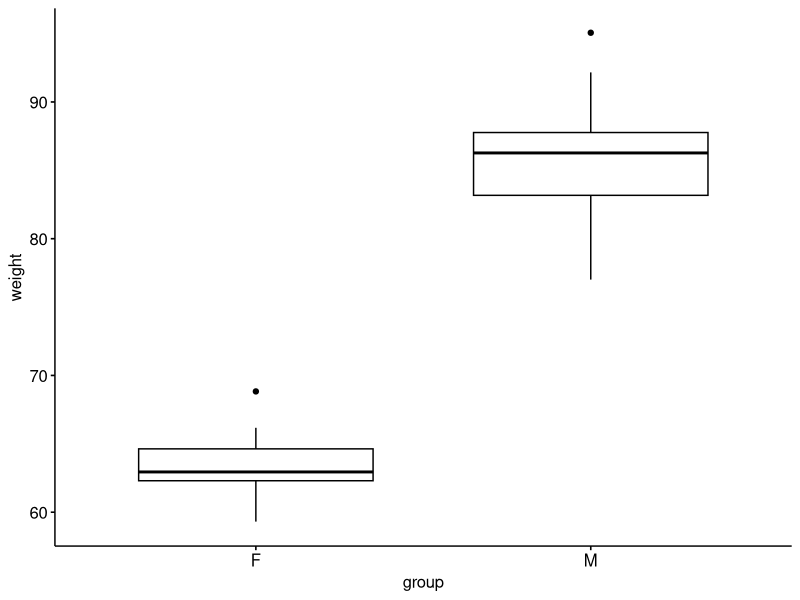
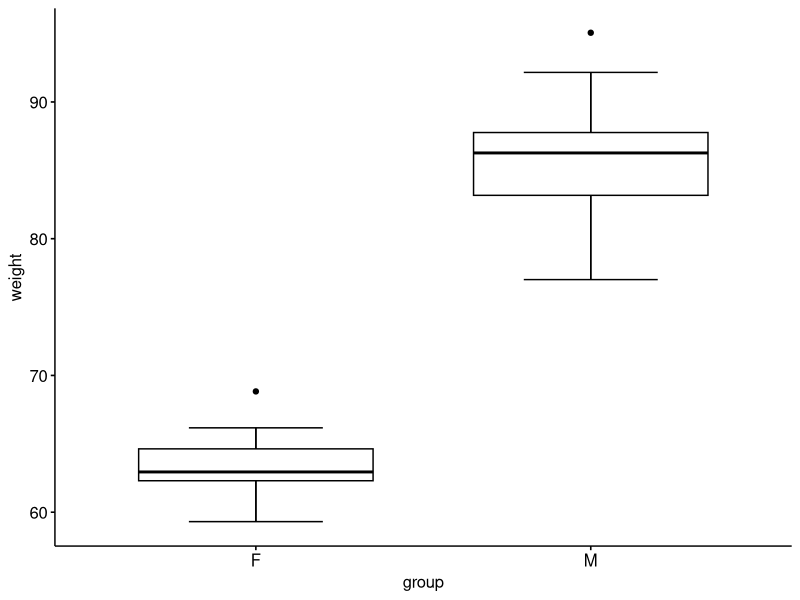
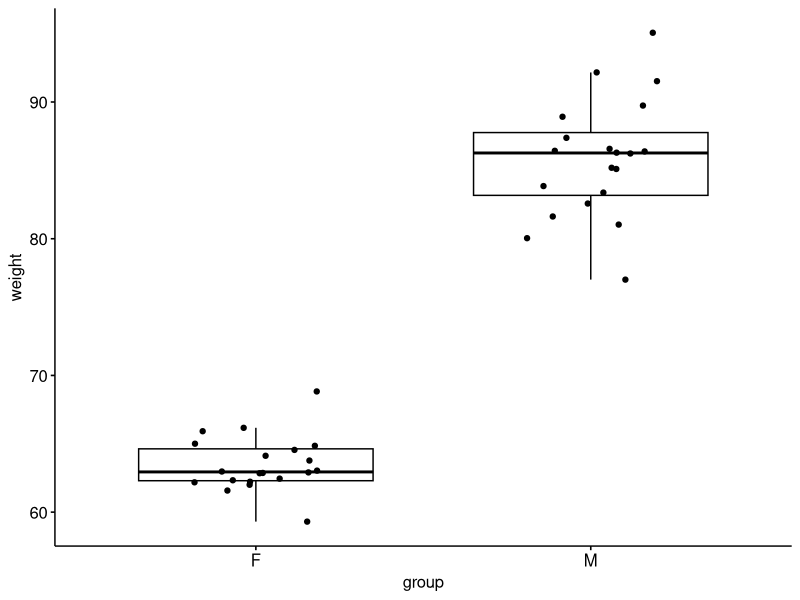
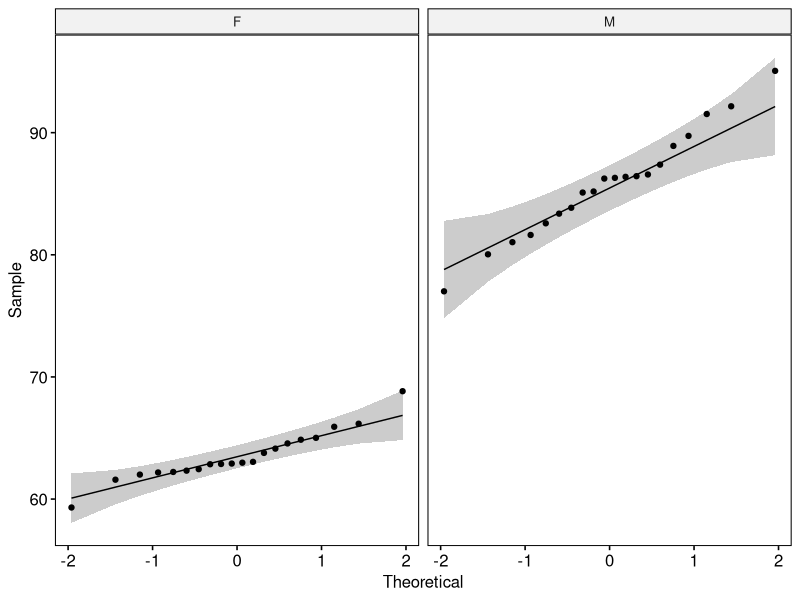

Recreate these plots in R, in order. (Note: this script raises an error after producing the figures.)
# Pacotes
library(tidyverse)
library(ggpubr)
library(rstatix)

# 2. Carregando a base de dados
library(readxl)
genderweight <- read_excel("genderweight.xlsx")


glimpse(genderweight)


genderweight %>%
  sample_n(5)


table(genderweight$group)


genderweight %>%
  group_by(group) %>%
  get_summary_stats(weight, type = "mean_sd")


bxp_peso <- genderweight %>%
  ggboxplot(x = "group", y = "weight")
bxp_peso


bxp_peso <- genderweight %>%
  ggboxplot(x = "group", y = "weight", bxp.errorbar = TRUE)
bxp_peso


bxp_peso <- genderweight %>%
  ggboxplot(x = "group", y = "weight",
            add = "jitter")
bxp_peso


genderweight %>%
  group_by(group) %>%
  identify_outliers(weight)


genderweight %>%
  group_by(group) %>%
  shapiro_test(weight)


genderweight %>%
  ggqqplot(x = "weight", facet.by = "group")


genderweight %>%
  levene_test(weight ~ group)


teste_peso_genero <- genderweight %>%
  t_test(weight ~ group, var.equal = FALSE) %>%
  add_significance()
teste_peso_gênero


genderweight %>%
  cohens_d(weight ~ group, var.equal = FALSE)


genderweight %>%
  cohens_d(weight ~ group, var.equal = FALSE)
